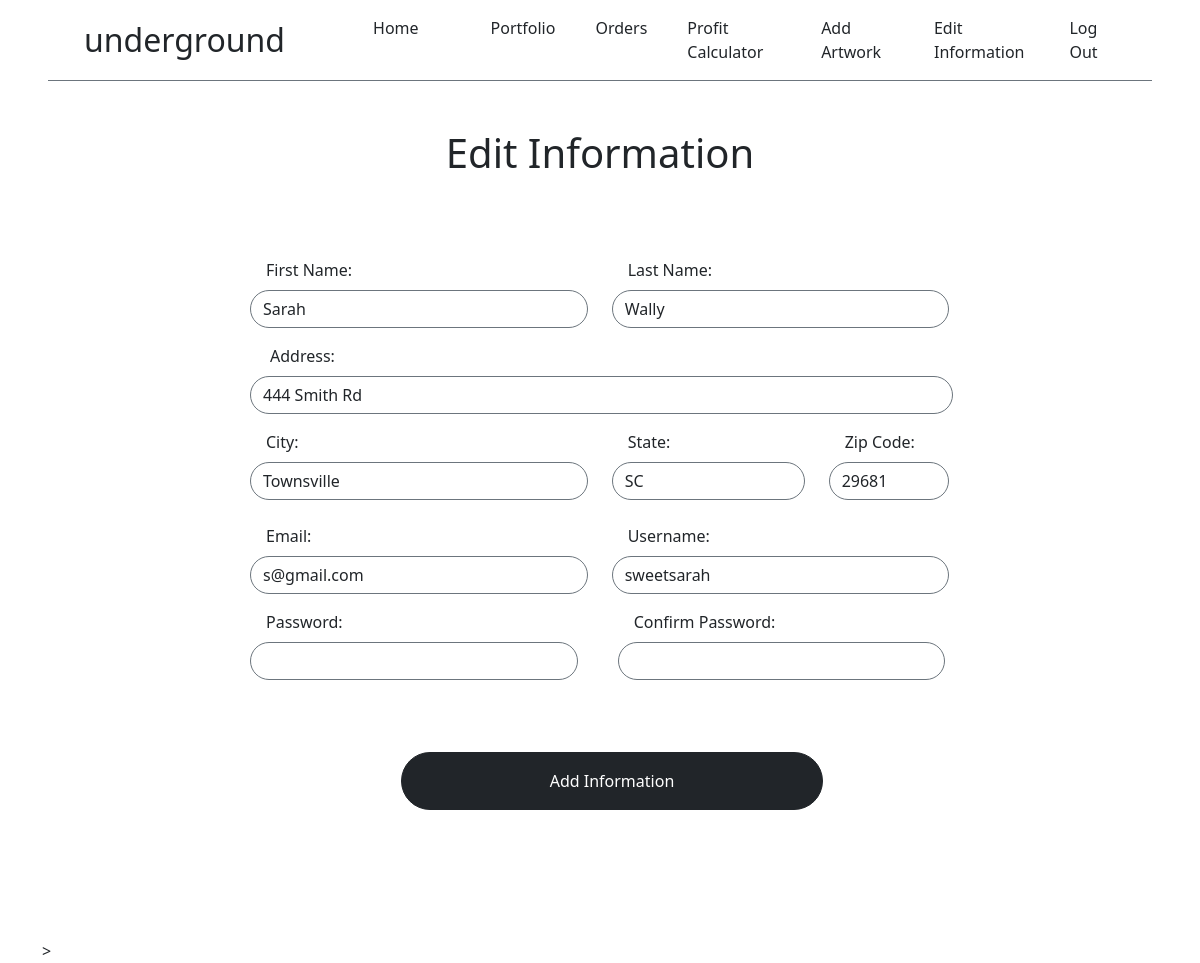
The page /editinfo/2 (signed in) on the database its author committed.
### app/models.py (models this page shows, shortened)
class User(db.Model, UserMixin):
    id = db.Column(db.Integer, primary_key=True)
    first_name = db.Column(db.String(50), nullable=False)
    last_name = db.Column(db.String(50), nullable=False)
    address = db.Column(db.String(100), nullable=False)
    city = db.Column(db.String(50), nullable=False)
    state = db.Column(db.String(50), nullable=False)
    zipcode = db.Column(db.Integer, nullable=False)
    email = db.Column(db.String(75), nullable=False, unique=True)
    username = db.Column(db.String(75), nullable=False, unique=True)
    password = db.Column(db.String(255), nullable=False)
    date_created = db.Column(db.DateTime, nullable=False, default=datetime.utcnow)
    artwork = db.relationship('Art', backref='artist')
    customer_info = db.relationship('Customer', backref='customer_info')

### app/routes.py (the view, shortened to what this page needs)
@app.route('/editinfo/<user_id>', methods=["GET", "POST"])
@login_required
def edit_info(user_id):
    form = SignUpForm()
    user_to_edit = User.query.get_or_404(user_id)
    if user_id == current_user.id:
        flash("You do not have permission to edit this post", "danger")
        return redirect(url_for('index'))
    form.first_name.data = user_to_edit.first_name
    form.last_name.data = user_to_edit.last_name
    form.address.data = user_to_edit.address
    form.city.data = user_to_edit.city
    form.state.data = user_to_edit.state
    form.zipcode.data = user_to_edit.zipcode
    form.email.data = user_to_edit.email
    form.username.data = user_to_edit.username
    form.password.data = user_to_edit.password
    return render_template('editinfo.html', form=form, user_info=user_to_edit)

### app/forms.py
class SignUpForm(FlaskForm):
    first_name = StringField('First Name:', validators=[InputRequired()])
    last_name = StringField('Last Name:', validators=[InputRequired()])
    address = StringField('Address:', validators=[InputRequired()])
    city = StringField('City:', validators=[InputRequired()])
    state = StringField('State:', validators=[InputRequired()])
    zipcode = IntegerField('Zip Code:', validators=[InputRequired()])
    email = EmailField('Email:', validators=[InputRequired()])
    username = StringField('Username:', validators=[InputRequired()])
    password = PasswordField('Password:', validators=[InputRequired()])
    confirm_pass = PasswordField('Confirm Password:', validators=[InputRequired(), EqualTo('password')])
    submit = SubmitField('Add Information')

### app/models.py (called while the page is built)
@login.user_loader
def get_a_user_by_id(user_id):
    return db.session.get(User, user_id)

### app/templates/editinfo.html (shortened to what this page needs)
{% extends 'base.html' %}
{% block header %}
    <h1 class="text-dark fw-light fs-1">Edit Information</h1>
{% endblock %}
{% block content %}
    <div class="row justify-content-center">
        <div class="col-10">
            <div class="card mb-5 border border-white ps-5">
                <div class="card-body">
                    <form action="" method="post">
                        <div class="row">
                            <div class="col-5 mb-2 ms-5 mt-2">
                                {{ form.first_name.label (class="ms-3") }}
                                {{ form.first_name(class="form-control rounded-pill border border-secondary mt-2") }}
                            </div>
                            <div class="col-5 mt-2 mb-2" >
                                {{ form.last_name.label (class="ms-3")}}
                                {{ form.last_name(class="form-control rounded-pill border border-secondary mt-2") }}
                            </div>
                        </div>
                        <div class="row  mt-2 mb-2 ms-5 col-10">
                            {{ form.address.label (class="ms-2")}}
                            {{ form.address(class="form-control rounded-pill border border-secondary mt-2") }}
                        </div>
                        <div class="row ">
                            <div class="col-5 mt-2 mb-4 ms-5">
                                {{ form.city.label (class="ms-3")}}
                                {{ form.city(class="form-control rounded-pill border border-secondary mt-2") }}
                            </div>
                            <div class="col-3 mt-2 mb-4">
                                {{ form.state.label (class="ms-3")}}
                                {{ form.state(class="form-control rounded-pill border border-secondary mt-2") }}
                            </div>
                            <div class="col-2 mt-2 mb-4">
                                {{ form.zipcode.label (class="ms-3")}}
                                {{ form.zipcode(class="form-control rounded-pill border border-secondary mt-2") }}
                            </div>
                        </div>
                        <div class="row">
                            <div class="col-5 mb-2 ms-5">
                                {{ form.email.label (class="ms-3")}}
                                {{ form.email(class="form-control rounded-pill border border-secondary mt-2") }}
                            </div>
                            <div class="col-5 mb-2" >
                                {{ form.username.label (class="ms-3")}}
                                {{ form.username(class="form-control rounded-pill border border-secondary mt-2") }}
                        </div>
                        <div class="row">
                            <div class="col-5 mt-2 mb-2 ms-5">
                                {{ form.password.label (class="ms-3")}}
                                {{ form.password(class="form-control rounded-pill border border-secondary mt-2") }}
                            </div>
                            <div class="col-5 mt-2 mb-2 ms-3" >
                                {{ form.confirm_pass.label (class="ms-3")}}
                                {{ form.confirm_pass(class="form-control rounded-pill border border-secondary mt-2") }}
                            </div>
                        </div>
                        <div class="row justify-content-center mt-5 mb-5">
                            {{ form.submit(class="btn btn-dark w-50 m-3 rounded-pill p-3") }}
                        </div>
                    </form>
                </div>
            </div>
        </div>
    </div>
{% endblock %}

### rows shown on the page
User: first_name "Sarah", last_name "Wally", address "444 Smith Rd", city "Townsville", state "SC", zipcode "29681", email "s@gmail.com", username "sweetsarah"
